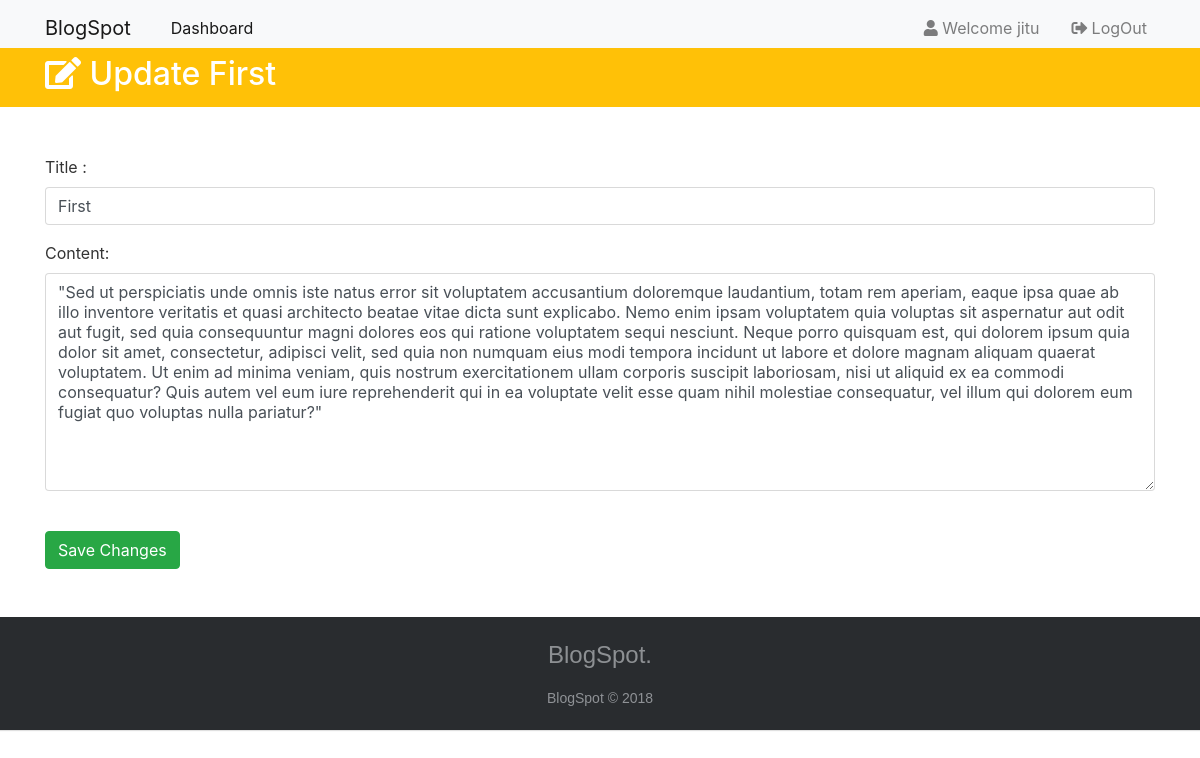
/dashboard/15/edit (signed in), run on the app's committed database.
### blog/models.py (models this page shows, shortened)
class MyUser(AbstractBaseUser):
    email = models.EmailField(
        verbose_name='email address',
        max_length=255,
        unique=True,
    )
    username    =   models.CharField(max_length=225,
                                        validators=[
                                            RegexValidator(
                                                regex = USERNAME_REGEX,
                                                message= 'Username must be Alphanumeric or must contain any of the following:". @ + -"',
                                                code = 'invalid username'
                                            )],
                                        unique=True,
                                    )
    slug = models.SlugField(max_length=100,null=True, blank=True)
    zip_code = models.CharField(max_length=120, default="1234")
    is_active = models.BooleanField(default=True)
    is_staff = models.BooleanField(default=False)
    is_admin = models.BooleanField(default=False)
    objects = MyUserManager()
    USERNAME_FIELD = 'username'
    REQUIRED_FIELDS = ['email']

class Post(models.Model):
    user = models.ForeignKey(MyUser,  on_delete=models.CASCADE,default=1)
    title = models.CharField(max_length=120)
    slug = models.SlugField(max_length=100, null=True, blank=True,)
    name = models.CharField(max_length=100, null=True, blank=True)
    content = models.TextField(null=True,
             blank=True,)

### blog/views.py (the view, shortened to what this page needs)
# urls.py: path('dashboard/<int:user_id>/edit', views.post_model_update_view, name="update" ),
def post_model_update_view(request, user_id):
    obj = get_object_or_404(Post, id=user_id)
    form = PostModelForm(request.POST or None, instance=obj)
    context = {
        "form":form
        }
    template = "update-view.html"
    return render(request, template, context)

### blog/forms.py
class PostModelForm(forms.ModelForm):
    class Meta:
        model = Post
        fields = ["title", "content",]
        labels = {
            "title": "Title ",
        }
        widgets = {
            'title': forms.TextInput(attrs={'class': 'form-control', 'placeholder': 'Title'}),
        }
        error_messages = {
        }
    def __init__(self, *args, **kwargs):
        super(PostModelForm, self).__init__(*args, **kwargs)
        self.fields['content'].widget.attrs.update({'class': 'form-control', 'placeholder': 'Blog content'})
        self.fields["title"].error_messages = {
                "max_length": "This title is too long.",
            }
        for field in self.fields.values():
            field.error_messages = {
                'required': "{fieldname} is required".format(fieldname=field.label),
            }

### templates/update-view.html (shortened to what this page needs)
{% extends "base.html" %}
{% block content %}
{% if request.user.is_authenticated %}
    <nav class="navbar navbar-expand-sm navbar-light bg-light pb-0">
      <div class="container">
        <a class="navbar-brand" href="{% url 'blog:dashboard' %}">BlogSpot</a>
        <div class="collapse navbar-collapse" id="navbarNav">
            <ul class="navbar-nav">
                <li class="nav-item">
                    <a class="nav-link ml-3 active" href="{% url 'blog:dashboard' %}">
                        Dashboard
                    </a>
                </li>
            </ul>
            <ul class="navbar-nav ml-auto">
                <li class="nav-item dropdown mr-3">
                    <a class="nav-link" href="#" id="navbarDropdown" role="button" data-toggle="dropdown" aria-haspopup="true" aria-expanded="false">
                        <i class="fa fa-user"></i> Welcome {{ request.user.username }}
                    </a>
                </li>
                <li class="nav-item">
                    <a class="nav-link" href="{% url 'blog:logout' %}">
                        <i class="fa fa-sign-out-alt"></i> LogOut
                    </a>
                </li>
            </ul>
        </div>
      </div>
    </nav>
    <header id="main-header" class="py-2 bg-warning text-white">
        <div class="container">
            <div class="row">
                <div class="col-md-6">
                    <h2>
                        <i class="fa fa-edit"></i>
                        Update {{object.title}} {{form.instance.title}}
                    </h2>
                </div>
            </div>
        </div>
    </header>
    <div class="container py-5">
    	<form method=POST action=''>
			{{form.as_p}}
			<br>
			<input type="submit" class="btn btn-success" name="blog_update" value="Save Changes">
		</form>
    </div>
    <footer class="footer-basic-centered py-4" style="bottom: 0;">
            <p class="footer-company-motto">BlogSpot.</p>
            <br>
            <p class="footer-company-name">BlogSpot &copy; 2018</p>
    </footer>
{% endif %}
{% endblock %}

### static/css/styles.css (style rules this page uses)
body { color: #333; overflow-x: hidden; }
.navbar { background-color: whitesmoke; }
.footer-basic-centered { background-color: #292c2f; box-shadow: 0 1px 1px 0 rgba(0, 0, 0, 0.12); box-sizing: border-box; width: 100%; text-align: center; font: normal 18px sans-serif; padding: 45px; }
.footer-basic-centered .footer-company-motto { color: #8d9093; font-size: 24px; margin: 0; }
.footer-basic-centered .footer-company-name { color: #8f9296; font-size: 14px; margin: 0; }
html, body { height: 100%; }

### data on the page
MyUser: user.username "jitu"
Post: instance "First", title "First", content "\"Sed ut perspiciatis unde omnis iste natus error sit voluptatem accusantium doloremque laudantium, totam rem aperiam, eaque ipsa quae ab illo inventore veritatis et quasi architecto beatae vitae dicta sunt explicabo. Nemo enim ipsam voluptatem quia voluptas sit aspernatur aut odit aut fugit, sed quia consequuntur magni dolores eos qui ratione voluptatem sequi nesciunt. Neque porro quisquam est, qui dolorem ipsum quia dolor sit amet, consectetur, adipisci velit, sed quia non numquam eius modi tempora incidunt ut labore et dolore magnam aliquam quaerat voluptatem. Ut enim ad minima veniam, quis nostrum exercitationem ullam corporis suscipit laboriosam, nisi ut aliquid ex ea commodi…"
